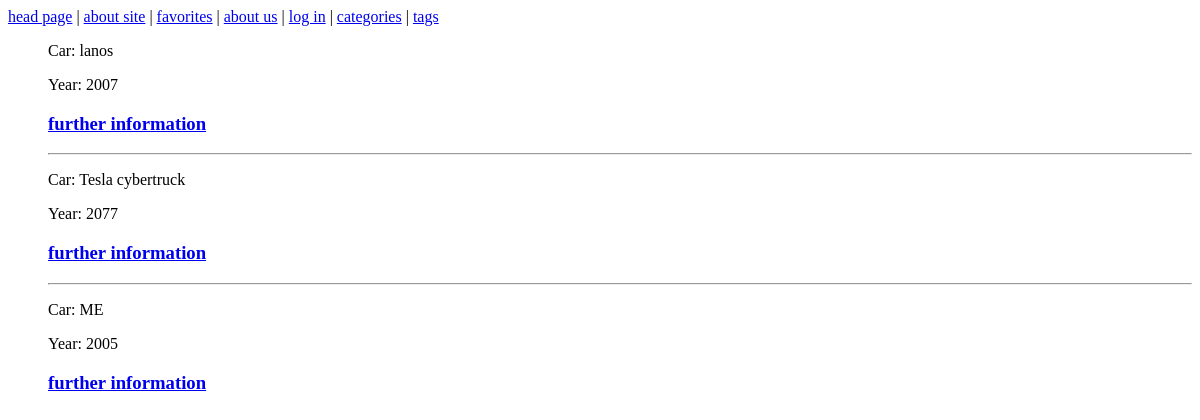
/, run on an earlier commit of the app's database.
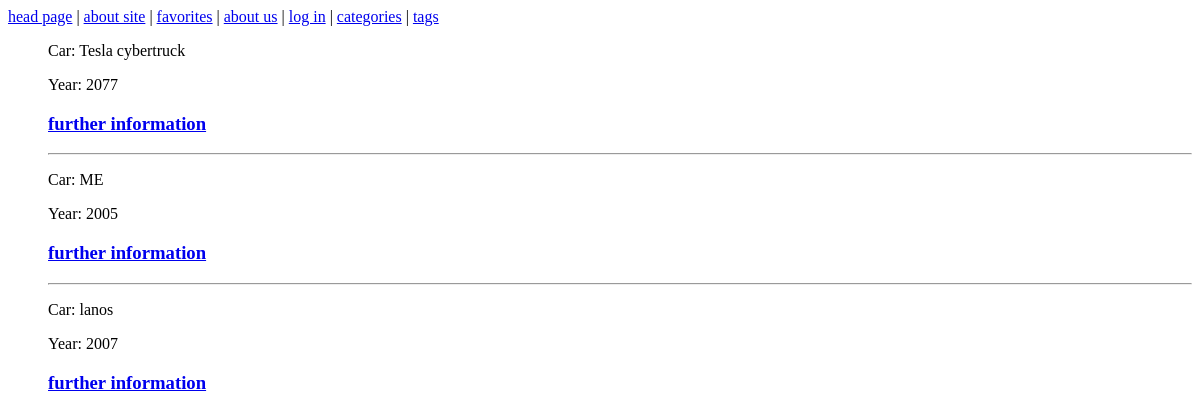
And on a later commit of the database.
### carsmaincategory/models.py (models this page shows, shortened)
class Cars(models.Model):
    class Status(models.IntegerChoices):
        DRAFT = 0, "DRAFT"
        PUBLISHED = 1, "PUBLISHED"
    title = models.CharField(max_length=255, verbose_name="Назва машини")
    year = models.IntegerField(verbose_name="Рік випуску")
    content = models.TextField(blank=True, verbose_name="Додаткова інформація")
    slug = models.SlugField(max_length=255,unique=True ,db_index=True)
    data_create = models.DateTimeField(auto_now_add=True, verbose_name="Дата публікації")
    data_update = models.DateTimeField(auto_now=True, verbose_name="Дата оновлення")
    is_published = models.BooleanField(choices=map(lambda x: (bool(x[0]), x[1]), Status.choices) ,default=Status.PUBLISHED, verbose_name="Статус")
    cat = models.ForeignKey('Category', on_delete=models.PROTECT, related_name="cat", verbose_name="Категорії")
    tags = models.ManyToManyField('TagPost', blank=True, related_name='tags')
    def get_absolute_url(self):
        return reverse("carinfo", kwargs={"car_slug":self.slug})
    class Meta:
        verbose_name = "Автомобіль"
        verbose_name_plural = "Автомобілі"
        ordering = ['data_update']

### carsmaincategory/views.py (the view)
# urls.py: path('', index, name="home"),
def index(request):
    context = {
        "title" : "lanos.com",
        "db_data":db_data,
    }
    return render(request, "carsmaincategory/index.html", context=context)

### carsmaincategory/templatetags/category_tags.py (called while the page is built)
@register.simple_tag(name="menu")
def mainmenu():
    menu = [
        {"title": "head page", "url": "home"},
        {"title": "about site", "url": "about"},
        {"title": "favorites", "url": "fav"},
        {"title": "about us", "url": "info"},
        {"title": "log in", "url": "log"},
        {"title": "categories", "url":"cat"},
        {"title": "tags", "url":"tag_path"}
    ]
    return menu

### carsmaincategory/templates/carsmaincategory/index.html
{% extends 'base.html' %}
{% block content %}
{% include 'carsmaincategory/includes/hyperlinks.html' %}
{% endblock %}

### templates/base.html (shortened to what this page needs)
{% load static %}
{% load category_tags %}
<!DOCTYPE html>
<html lang="en">
<head>
    <link type="text/css" rel="stylesheet" href="{% static 'carsmaincategory/css/css.css' %}">
</head>
<body>
{% block content %} {% endblock %}
<ul>
{% for i in db_data %}
    {% if i.is_published %}
        <p>     Car: {{ i.title }}</p>
        <p>     Year: {{ i.year }}</p>
        <p><a href="{{ i.get_absolute_url }}"><h3>further information</h3></a></p>
        {% if not forloop.last %}
            <hr>
        {% endif %}
    {% endif %}
{% endfor %}
</ul>
</body>
</html>

What changed in the data, as far as the page shows it:
changed Cars "lanos": moves down the list
